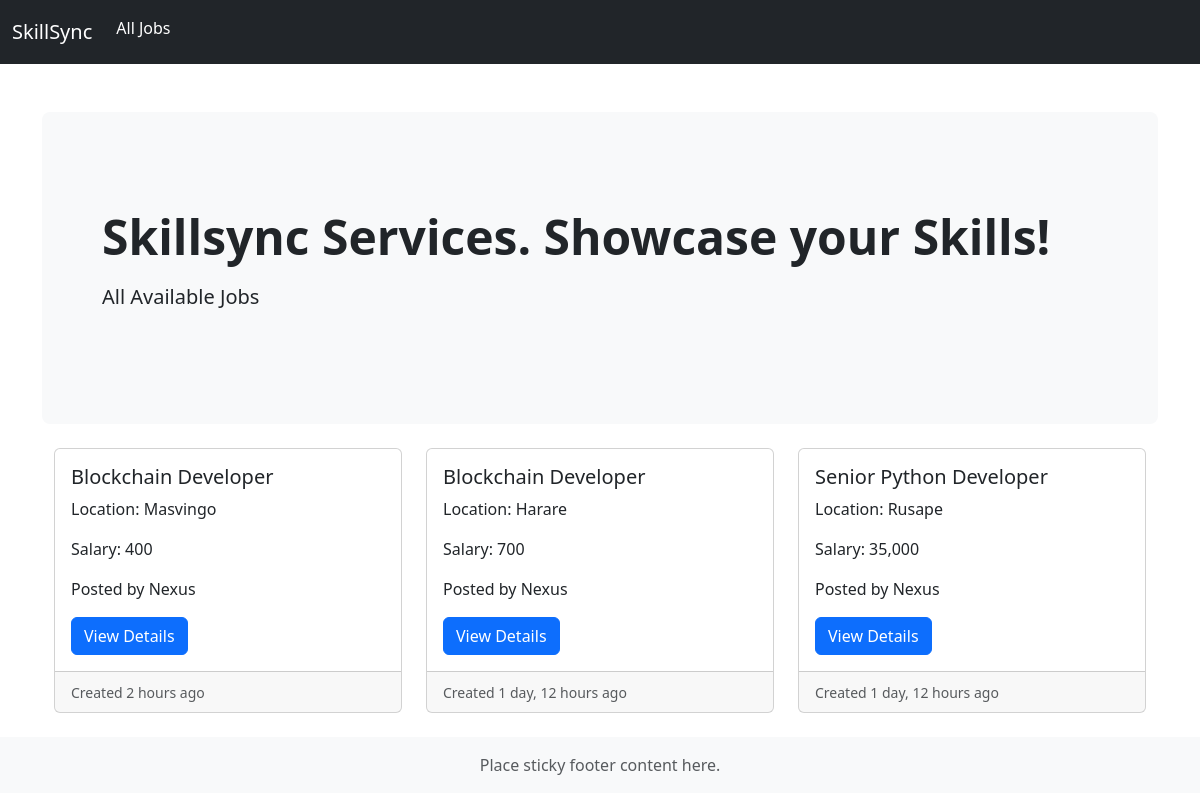
The app's page /job-listing with its own data.
### job/models.py (models this page shows, shortened)
class Job(models.Model):
    job_type_choices = (
        ('Remote','Remote'),
        ('Onsite','Onsite'),
        ('Hybrid','Hybrid')
    )
    user = models.ForeignKey(User, on_delete = models.CASCADE)
    company = models.ForeignKey(Company, on_delete = models.CASCADE)
    title = models.CharField(max_length=100)
    city = models.CharField(max_length= 100)
    salary = models.PositiveIntegerField(default =35000 )
    requirements = models.TextField()
    ideal_candidate = models.TextField()
    is_available = models.BooleanField(default=True) # if job is available or not
    timestamp = models.DateTimeField(auto_now_add=True)
    industry = models.ForeignKey(Industry, on_delete = models.DO_NOTHING, null = True, blank = True)
    province = models.ForeignKey(Province, on_delete= models.DO_NOTHING, null = True, blank= True)
    job_type = models.CharField(max_length=20, choices = job_type_choices, null = True, blank = True)

### company/models.py (models this page shows)
class Company(models.Model):
    user = models.OneToOneField(User,on_delete = models.CASCADE)
    name = models.CharField(max_length=100,null=True, blank=True)
    est_date = models.PositiveIntegerField(null=True, blank=True)
    city = models.CharField(max_length=100,null=True, blank=True)
    state = models.CharField(max_length=100,null=True, blank=True)

### website/views.py (the view)
# urls.py: path('job-listing', views.job_listing, name='job-listing'),
def job_listing(request):
    jobs = Job.objects.filter(is_available=True).order_by('-timestamp')
    context = {'jobs':jobs}
    return render(request, 'website/job_listing.html', context)

### templates/website/job_listing.html
{% extends 'base.html' %}
{% load humanize %}
{% block content %}
<section>
    <div class="p-5 mb-4 bg-light rounded-3">
        <div class="container-fluid py-5">
            <h2 class="display-5 fw-bold">Skillsync Services. Showcase your Skills!</h2>
            <p class="col-md-8 fs-5 mt-3"> All Available Jobs</p>
        </div>
    </div>
</section>
<div class="container">
    <div class="row row-cols-1 row-cols-md-3 g-4">
        {% if jobs %}
            {% for job in jobs %}
                <div class="col">
                    <div class="card h-100">
                        <div class="card-body">
                            <h5 class="card-title">{{ job.title }}</h5>
                            <p class="card-text">Location: {{ job.city }}</p>
                            <p class="card-text">Salary: {{ job.salary|intcomma }}</p>
                            <p class="card-text">Posted by {{ job.company.name }}</p>
                            <a href="{% url 'job-details' job.pk %}" class="btn btn-primary">View Details</a>
                        </div>
                        <div class="card-footer">
                            <small class="text-muted">Created {{ job.timestamp|naturaltime }}</small>
                        </div>
                    </div>
                </div>
            {% endfor %}
        {% endif %}
    </div>
</div>
<br>
{% endblock content %}

### records on screen
Job: title "Blockchain Developer", city "Masvingo", salary "400", company.name "Nexus", timestamp "2 hours ago"
Job: title "Blockchain Developer", city "Harare", salary "700", company.name "Nexus", timestamp "1 day, 12 hours ago"
Job: title "Senior Python Developer", city "Rusape", salary "35,000", company.name "Nexus", timestamp "1 day, 12 hours ago"
